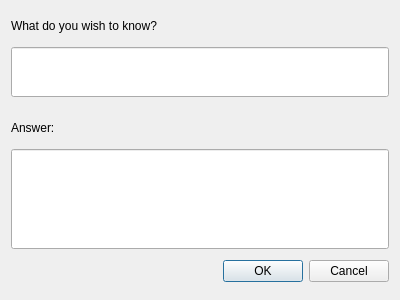
<?xml version="1.0" encoding="UTF-8"?>
<ui version="4.0">
 <class>Dialog</class>
 <widget class="QDialog" name="Dialog">
  <property name="geometry">
   <rect>
    <x>0</x>
    <y>0</y>
    <width>400</width>
    <height>300</height>
   </rect>
  </property>
  <property name="windowTitle">
   <string>Dialog</string>
  </property>
  <layout class="QVBoxLayout" name="verticalLayout">
   <item>
    <widget class="QLabel" name="label">
     <property name="maximumSize">
      <size>
       <width>16777215</width>
       <height>20</height>
      </size>
     </property>
     <property name="text">
      <string>What do you wish to know?</string>
     </property>
    </widget>
   </item>
   <item>
    <widget class="QLineEdit" name="content">
     <property name="maximumSize">
      <size>
       <width>16777215</width>
       <height>50</height>
      </size>
     </property>
    </widget>
   </item>
   <item>
    <spacer name="verticalSpacer">
     <property name="orientation">
      <enum>Qt::Orientation::Vertical</enum>
     </property>
     <property name="sizeType">
      <enum>QSizePolicy::Policy::Fixed</enum>
     </property>
     <property name="sizeHint" stdset="0">
      <size>
       <width>20</width>
       <height>10</height>
      </size>
     </property>
    </spacer>
   </item>
   <item>
    <widget class="QLabel" name="label_2">
     <property name="maximumSize">
      <size>
       <width>16777215</width>
       <height>20</height>
      </size>
     </property>
     <property name="text">
      <string>Answer:</string>
     </property>
    </widget>
   </item>
   <item>
    <widget class="QLineEdit" name="response_field">
     <property name="maximumSize">
      <size>
       <width>16777215</width>
       <height>100</height>
      </size>
     </property>
    </widget>
   </item>
   <item>
    <widget class="QDialogButtonBox" name="button_box">
     <property name="orientation">
      <enum>Qt::Orientation::Horizontal</enum>
     </property>
     <property name="standardButtons">
      <set>QDialogButtonBox::StandardButton::Cancel|QDialogButtonBox::StandardButton::Ok</set>
     </property>
    </widget>
   </item>
  </layout>
 </widget>
 <resources/>
 <connections>
  <connection>
   <sender>button_box</sender>
   <signal>accepted()</signal>
   <receiver>Dialog</receiver>
   <slot>accept()</slot>
   <hints>
    <hint type="sourcelabel">
     <x>248</x>
     <y>254</y>
    </hint>
    <hint type="destinationlabel">
     <x>157</x>
     <y>274</y>
    </hint>
   </hints>
  </connection>
  <connection>
   <sender>button_box</sender>
   <signal>rejected()</signal>
   <receiver>Dialog</receiver>
   <slot>reject()</slot>
   <hints>
    <hint type="sourcelabel">
     <x>316</x>
     <y>260</y>
    </hint>
    <hint type="destinationlabel">
     <x>286</x>
     <y>274</y>
    </hint>
   </hints>
  </connection>
 </connections>
</ui>
